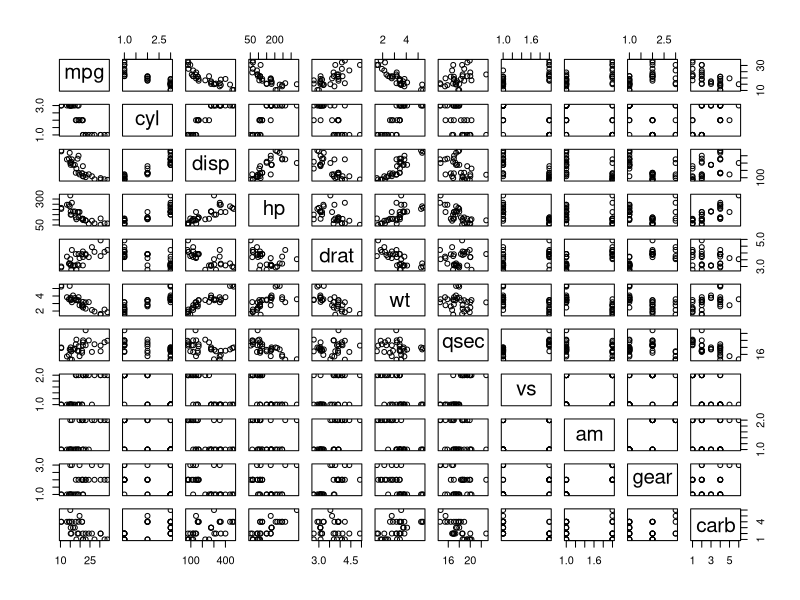
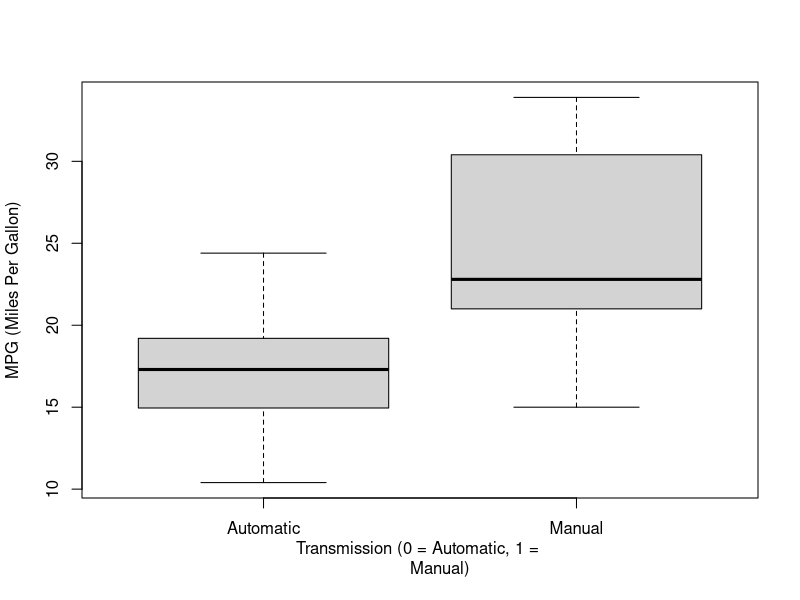

Recreate these plots in R, in order.
## ---- chunk 1
data(mtcars)
mtcars$cyl <- factor(mtcars$cyl)
mtcars$vs <- factor(mtcars$vs)
mtcars$gear <- factor(mtcars$gear)
mtcars$carb <- factor(mtcars$carb)
mtcars$am <- factor(mtcars$am, labels = c("Automatic", "Manual"))
begin_model <- lm(mpg ~ ., data = mtcars)
best_model <- step(begin_model, direction = "both")
## ---- chunk 2
summary(best_model)
## ---- chunk 3
simple <- lm(mpg ~ am, data = mtcars)
## ---- chunk 4
anova(simple, best_model, begin_model)
## ---- chunk 5
pairs(mtcars)
## ---- chunk 6
library(datasets)
data(mtcars)
boxplot(mpg ~ am, data = mtcars, xlab = "Transmission (0 = Automatic, 1 = 
        Manual)", ylab = "MPG (Miles Per Gallon)")
